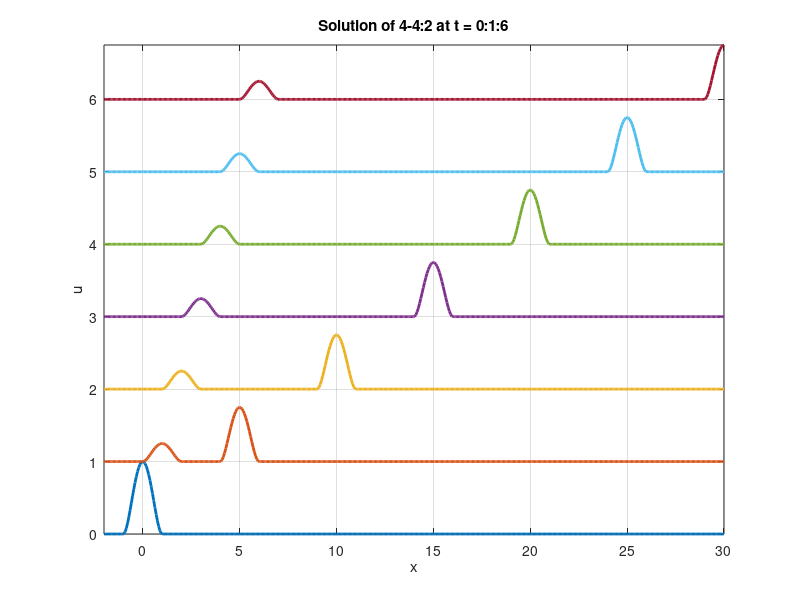

Write MATLAB code to recreate this figure.
%% MIT 18.311, S 2009, Aslan Kasimov.
% Press Cmd (or Ctrl)-Enter to run a cell
%% Solution of 1D heat equation for a rod
% u_t = k*u_xx on 0<x<2 with u(x,0) = 0, u(0,t) = 1, and u(2,t) = 0
clear all; clf
tend = 3;  %solution is found from t=0 to t=tend
nmax = 100; %number of terms in the Fourier sum
x = linspace(0,2,200); t = linspace(0,tend,200);
[xx tt] = meshgrid(x,t);

un = @(n,x,t) exp(-n^2*pi^2/4*t)/n.*sin(n*pi/2*x);

usum(1:length(x),1:length(t)) = 0;
for n=1:nmax, usum = usum + un(n,xx,tt); end

u = ones(size(t))'*(1-x/2) - 2/pi*usum;

surf(xx,tt,u,'LineStyle','none'); xlabel 'x', ylabel 't', zlabel 'u'

%% Solution of the 1d wave equation for a plucked string: u_tt=u_xx,
% u(x,0) = u0(x), u_t(x,0)=0, u(0,t)=u(2,t)=0.
clear all; clf

%Analytical solution of the wave equation
un = @(n,x0,x,t) 8/pi^2/n^2*sin(n*pi*x0/2)*cos(n*pi*t/2)*sin(n*pi*x/2);

nmax = 50; x0 = 1.1; xmax = 2;
tend = 10; dt = 0.1; trange = 0:dt:tend;
ymax  = 1.2*(xmax - x0)*x0;
x = linspace(0,xmax,200);

set(gca,'nextplot','replacechildren')
xlabel 't', ylabel 'u'
axis([0 xmax -ymax ymax]);

for t=trange,
    uan = zeros(size(x));
    for nn=1:nmax, uan = uan + un(nn,x0,x,t); end
    plot(x,uan,'-','LineWidth',2),  grid on;
    getframe;
end

%% 4-4:2: 
% To run the cell, press Cmd-Enter
clear all; clf

L = 30; x = linspace(-2,L,500);  %the x-axis data
set(gca,'nextplot','replacechildren')
xlabel 'x', ylabel 'u'

%the initial data
f = @(x) (1 - x.^2).^2.*(abs(x)<1);

for t = 0:1:6
    u1 = 1/4*f(x - t) + 3/4*f(x - 5*t);
    plot(x,t + u1,'-','LineWidth',2),  grid on; hold on
    axis([-2 L -Inf Inf]);
    title(['Solution of 4-4:2 at t = 0:1:6']);
    getframe;
end

